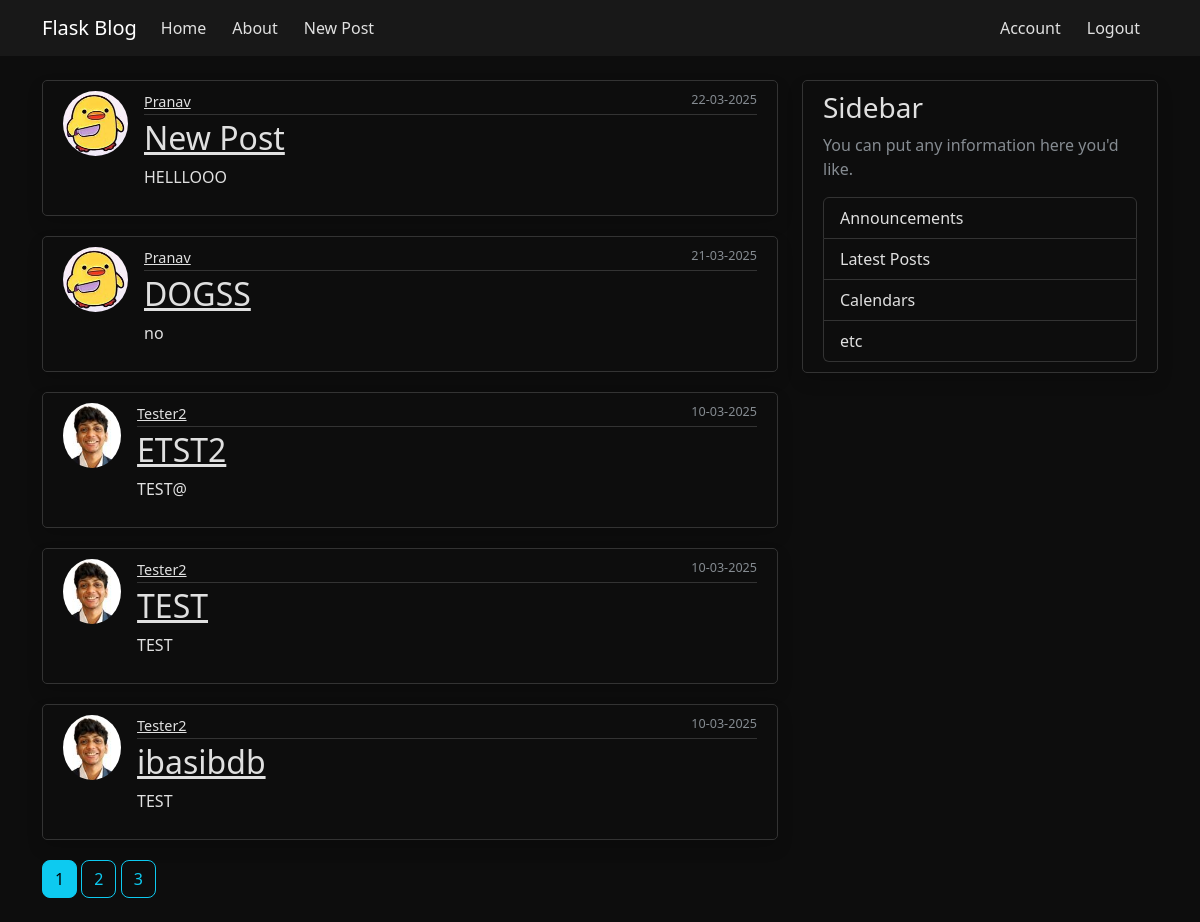
/home (signed in), run on the app's committed database.
### flaskblog/models.py (models this page shows, shortened)
class Post(db.Model):
    id = db.Column(db.Integer, primary_key=True)
    title = db.Column(db.String(100), nullable=False)
    '''
    ERROR - All the posts created had the same time even if created after a minute or two.
    Problem - The issue occurs because of how Python's datetime.now() is being used as a default value in your SQLAlchemy model.
    The problem is that datetime.now() is evaluated only once when the model class is loaded, not each time a new Post is created.
    Solution - Changed the datetime.now() to datetime.now
    '''
    date_posted = db.Column(db.DateTime, nullable=False, default = datetime.now)
    content = db.Column(db.Text, nullable = False)
    user_id = db.Column(db.Integer, db.ForeignKey('user.id'))

class User(db.Model, UserMixin):
    id = db.Column(db.Integer, primary_key=True)
    username = db.Column(db.String(20), unique=True, nullable=False)
    email = db.Column(db.String(120), unique=True, nullable=False)
    image_file = db.Column(db.String(20), nullable=False, default = 'default.jpg')
    password = db.Column(db.String(60), nullable=False)
    posts = db.relationship('Post', backref='author', lazy=True)

### flaskblog/main/routes.py (the view)
@main.route("/home")
@login_required
def home():
    page = request.args.get('page', 1, type=int)
    posts = Post.query.order_by(Post.date_posted.desc()).paginate(page=page, per_page=5)
    return render_template('home.html', posts=posts)

### flaskblog/models.py (called while the page is built)
@loginManager.user_loader
def load_user(user_id):
    return User.query.get(int(user_id))

### flaskblog/templates/home.html
{% extends 'layout.html' %}
{% block content %}
{%for post in posts.items%}
<article class="media content-section">
    <div class="d-flex align-items-start">
        <img src="{{ url_for('static', filename='profile_pics/' + post.author.image_file) }}"
            class="rounded-circle article-img">
        <div class="media-body w-100">
            <div class="article-metadata d-flex justify-content-between">
                <a class="mr-2" href="{{url_for('users.user_posts',username=post.author.username)}}">{{ post.author.username }}</a>
                <small class="text-muted">{{ post.date_posted.strftime('%d-%m-%Y') }}</small>
            </div>
            <h2><a class="article-title" href="{{url_for('posts.post',post_id=post.id)}}">{{ post.title }}</a></h2>
            <p class="article-content">{{ post.content }}</p>
        </div>
    </div>
</article>
{%endfor%}
{% for page_num in posts.iter_pages(left_edge=1, right_edge=1, left_current=1, right_current=2) %}
{% if page_num%}
{% if posts.page == page_num%}
<a class="btn btn-info mb-4" href="{{url_for('main.home', page=page_num)}}"> {{ page_num }} </a>
{% else %}
<a class="btn btn-outline-info mb-4" href="{{url_for('main.home', page=page_num)}}"> {{ page_num }} </a>
{% endif %}
{% else %}
...
{% endif %}
{% endfor %}
{% endblock content %}

### flaskblog/static/main.css (style rules this page uses)
html { height: 100%; }
body { background: var(--bs-body-bg) !important; color: var(--bs-body-color) !important; margin-top: 5rem; min-height: 100vh; display: flex; flex-direction: column; }
[data-bs-theme="dark"] { --bs-body-bg: #0d0d0d; --bs-body-color: #e0e0e0; --bs-secondary-bg: #181818; --bs-border-color: #333; --bs-primary: #3399ff; --bs-primary-hover: #1a75ff; --bs-nav-hover: #222222; --bs-text-hover: #66b2ff; --bs-footer-bg: #181818; --bs-footer-text: #e0e0e0; --bs-footer-border: #444; }
.content-section { background: var(--bs-body-bg); padding: 10px 20px; border: 1px solid var(--bs-border-color); border-radius: 5px; margin-bottom: 20px; box-shadow: var(--bs-box-shadow); }
.article-title { color: var(--bs-body-color); }
.article-content { white-space: pre-line; }
.article-img { height: 65px; width: 65px; margin-right: 16px; object-fit: cover; border-radius: 5px; }
.article-metadata { padding-bottom: 1px; margin-bottom: 4px; border-bottom: 1px solid var(--bs-border-color); font-size: 0.9rem; }
.article-metadata a { color: var(--bs-body-color); }
.btn { border-radius: 8px; transition: all 0.2s ease-in-out; }

### data on the page
Post: image_file (picture), author.username "Pranav", date_posted "22-03-2025", title "New Post", content "HELLLOOO"
Post: image_file (picture), author.username "Pranav", date_posted "21-03-2025", title "DOGSS", content "no"
Post: image_file (picture), author.username "Tester2", date_posted "10-03-2025", title "ETST2", content "TEST@"
Post: image_file (picture), author.username "Tester2", date_posted "10-03-2025", title "TEST", content "TEST"
Post: image_file (picture), author.username "Tester2", date_posted "10-03-2025", title "ibasibdb", content "TEST"

### other printed values
{{ page_num }} "1"
{{ page_num }} "2" "3"
